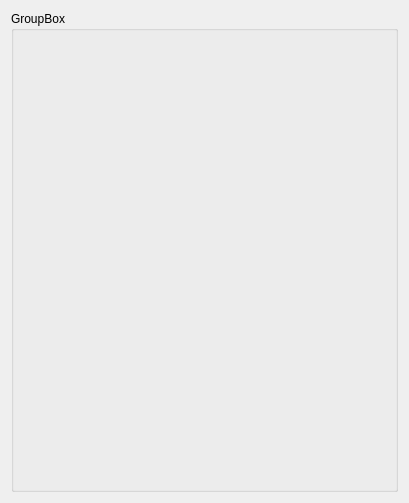
<?xml version="1.0" encoding="UTF-8"?>
<ui version="4.0">
 <class>WorkDay</class>
 <widget class="QWidget" name="WorkDay">
  <property name="geometry">
   <rect>
    <x>0</x>
    <y>0</y>
    <width>409</width>
    <height>503</height>
   </rect>
  </property>
  <property name="windowTitle">
   <string>Form</string>
  </property>
  <layout class="QVBoxLayout" name="verticalLayout">
   <item>
    <widget class="QGroupBox" name="groupBox">
     <property name="title">
      <string>GroupBox</string>
     </property>
     <layout class="QVBoxLayout" name="verticalLayout_2">
      <item>
       <layout class="QVBoxLayout" name="entryLayout"/>
      </item>
      <item>
       <spacer name="verticalSpacer">
        <property name="orientation">
         <enum>Qt::Vertical</enum>
        </property>
        <property name="sizeHint" stdset="0">
         <size>
          <width>20</width>
          <height>40</height>
         </size>
        </property>
       </spacer>
      </item>
     </layout>
    </widget>
   </item>
  </layout>
 </widget>
 <resources/>
 <connections/>
</ui>
